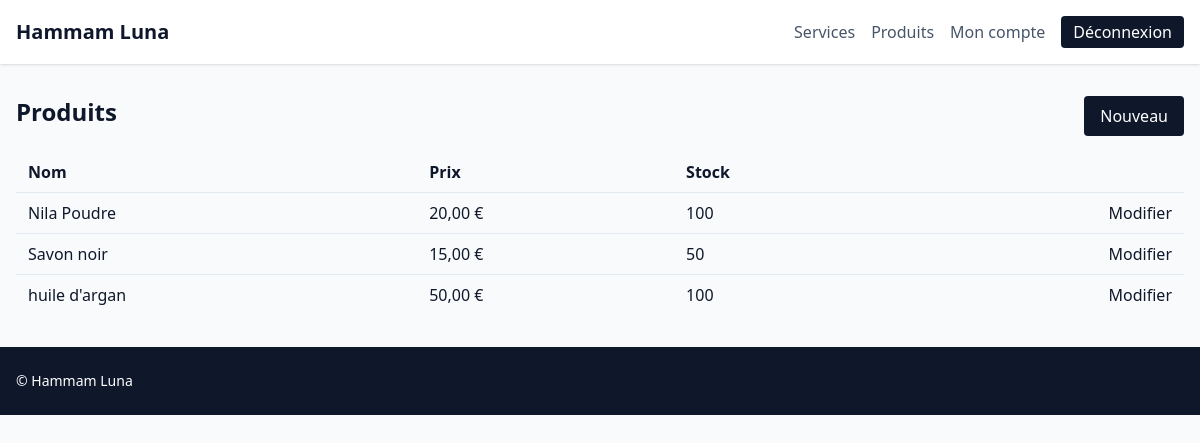
The page /backoffice/products/ (signed in) on the database its author committed.
### apps/catalog/models.py (models this page shows, shortened)
class Product(TimeStampedModel):
    sku = models.CharField(max_length=50, unique=True)
    name = models.CharField(max_length=255)
    description = models.TextField(blank=True)
    price = models.DecimalField(max_digits=8, decimal_places=2)
    stock_qty = models.PositiveIntegerField(default=0)
    is_active = models.BooleanField(default=True)
    class Meta:
        ordering = ["name"]

### apps/catalog/product_back_views.py (the view)
# urls.py: path("", product_back_views.ProductListView.as_view(), name="list"),
@method_decorator(login_required, name="dispatch")
@method_decorator(permission_required("catalog.view_product", raise_exception=True), name="dispatch")
class ProductListView(ListView):
    model = Product
    template_name = "backoffice/products/list.html"
    context_object_name = "products"

### apps/core/context_processors.py (called while the page is built)
def settings_context(_request):
    return {
        "TWO_FACTOR_ENABLED": settings.TWO_FACTOR_ENABLED,
        "SITE_NAME": "Hammam Luna",
    }

### templates/backoffice/products/list.html
{% extends "base.html" %}
{% block content %}
<div class="flex justify-between mb-4">
    <h1 class="text-2xl font-semibold">Produits</h1>
    <a href="{% url 'back:products:create' %}" class="bg-slate-900 text-white px-4 py-2 rounded">Nouveau</a>
</div>
<table class="min-w-full divide-y divide-slate-200">
    <thead>
        <tr>
            <th class="px-3 py-2 text-left">Nom</th>
            <th class="px-3 py-2 text-left">Prix</th>
            <th class="px-3 py-2 text-left">Stock</th>
            <th></th>
        </tr>
    </thead>
    <tbody class="divide-y divide-slate-200">
        {% for product in products %}
            <tr>
                <td class="px-3 py-2">{{ product.name }}</td>
                <td class="px-3 py-2">{{ product.price }} €</td>
                <td class="px-3 py-2">{{ product.stock_qty }}</td>
                <td class="px-3 py-2 text-right"><a href="{% url 'back:products:update' product.pk %}" class="text-slate-900">Modifier</a></td>
            </tr>
        {% empty %}
            <tr><td colspan="4" class="px-3 py-4">Aucun produit.</td></tr>
        {% endfor %}
    </tbody>
</table>
{% endblock %}

### rows shown on the page
Product: name "Nila Poudre", price "20,00", stock_qty "100"
Product: name "Savon noir", price "15,00", stock_qty "50"
Product: name "huile d'argan", price "50,00", stock_qty "100"
